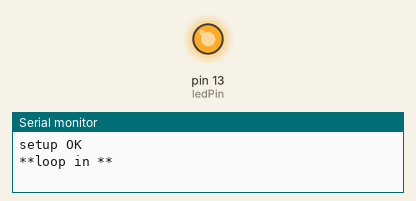
The sketch below on a simulated Arduino Uno, built with avr-gcc and run on an emulated ATmega328P. Parts: output pins drawn as LEDs (lit = HIGH), the last lines printed to the serial monitor.

Above: at 1.0 s.
At 3.0 s:
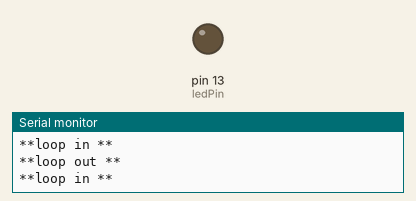
Timing chart, 0 to 5.2 s (numbered marks = the images above):
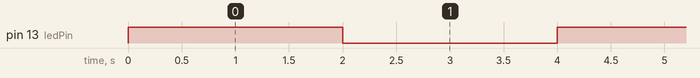

Measured:
- by itself, pin 13 (ledPin): alternates HIGH for 2.0 s and LOW for 2.0 s

The sketch:

02_blinkLED_noLib_Serial.ino
```cpp
const int ledPin =  13;      // the number of the LED pin
int state=0;

void setup() {
  // put your setup code here, to run once:
  pinMode(ledPin, OUTPUT);
  Serial.begin(9600);
   // while the serial stream is not open, do nothing:
   while (!Serial) ;
  Serial.println("setup OK");
}

void loop() {
  Serial.println("**loop in **");
  // put your main code here, to run repeatedly:
  if (state == 0)
  {
    digitalWrite(ledPin, HIGH);
    state=1;
  }
  else
  {
    digitalWrite(ledPin, LOW);
    state=0;
  }
  delay(2000);  // wait for 2 sec
  Serial.println("**loop out **");
}
```
